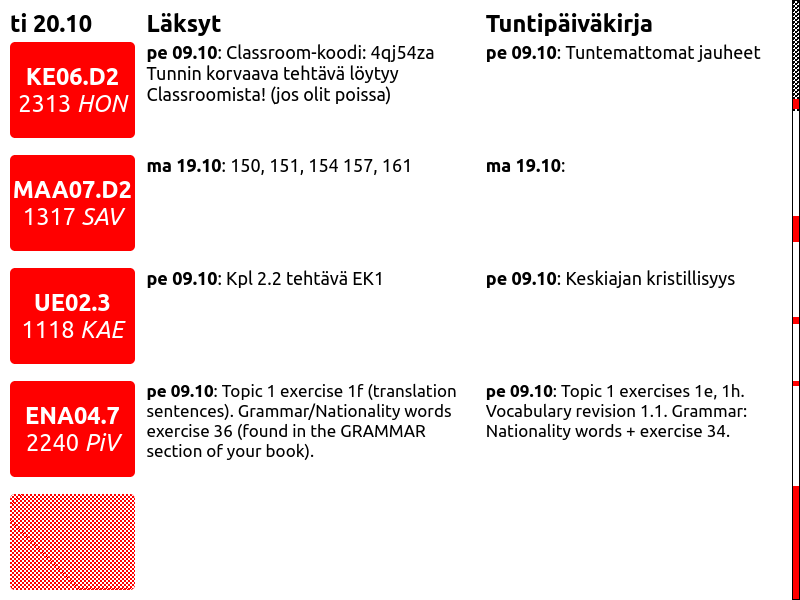
#> input picture 4.2inch_e-paper_b/raspberrypi/test.png, 800 x 600 px
$ python -i converter.py   (imports and definitions only)
#> lines starting #> are read from the running program, lines starting #| are printed output that depends on the picture
import math

import numpy as np
from PIL import Image, ImageOps
from PIL import ImageDraw

class Palette:
    def __init__(self):
        self.colors = [(255, 255, 255), (255, 0, 0), (0, 0, 0)]


    def getColor (self, c):
        diffs = {}
        for color in self.colors:
            diff = self.__abs(self.__subtract(color, c))
            diffs[diff] = color

        smallest = min(diffs)
        return np.array(diffs[smallest])

    @staticmethod
    def __subtract(a, b):
        # print(a, b)
        return [math.sqrt(abs(a[i] - b[i])) for i in range(3)]

    @staticmethod
    def __abs(a):
        return math.sqrt(a[0] ** 2 + a[1] ** 2 + a[2] ** 2)


def convert(file_path="test.png"):
#> called with file_path = 'test.png'
    im = Image.open(file_path)
#> im is the input picture: PIL image 800x600 RGBA; mean R, G, B, A 245.3, 218.8, 218.8, 255
    # im.thumbnail((400, 300))
    im = im.crop((0, 0, 400, 300))
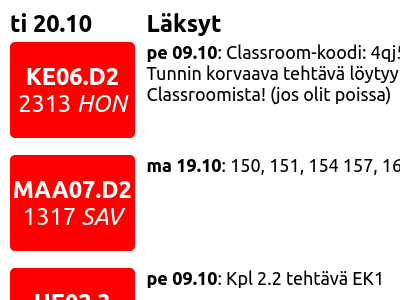
#> im: PIL image 400x300 RGBA; mean R, G, B, A 242, 188.8, 188.8, 255
    im = im.convert("RGB")
#> im: PIL image 400x300 RGB

    p = Palette()

    data = np.array(im)
    print(data.shape)
#| (300, 400, 3)
    for y in range(data.shape[0]):
        for x in range(data.shape[1]):
            data[y, x] = p.getColor(data[y, x])
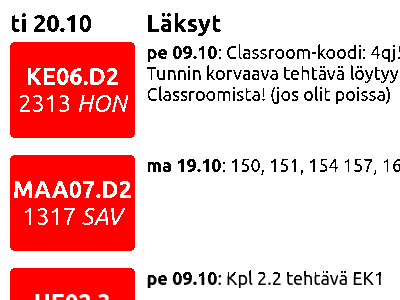
#> data: shape (300, 400, 3); mean R, G, B 241.8, 188.5, 188.5

    im2 = Image.fromarray(data)

    r = channel(im2, 0)
    g = channel(im2, 1)

    img_red = Image.fromarray(np.abs(r[:, :, 0]) - g[:, :, 1], "L")
    img_red = ImageOps.invert(img_red)
    img_red.convert("1")
    img_red.save("red.bmp")

    img_black = Image.fromarray(r[:, :, 0], "L")

    img_black = img_black.point(lambda p: 255 if p == 0 else 0)
    img_black.convert("1", dither=Image.NONE)
    img_black.save("black.bmp")


    a = Image.open("black.bmp")
    a = ImageOps.invert(a)
    a.save("black.bmp")

    return a, img_red


def black(img):
    data = np.array(img)
    red, green, blue = data.T

    black_areas = (red == 0) & (blue == 0) & (green == 0)
    data[..., :-1][black_areas.T] = (255, 255, 255)

def channel(img, n):
    a = np.array(img)
    a[:,:,(n!=0, n!=1, n!=2)] *= 0
    return a

#> (the run stopped early here; a loop or call above may not have finished)
